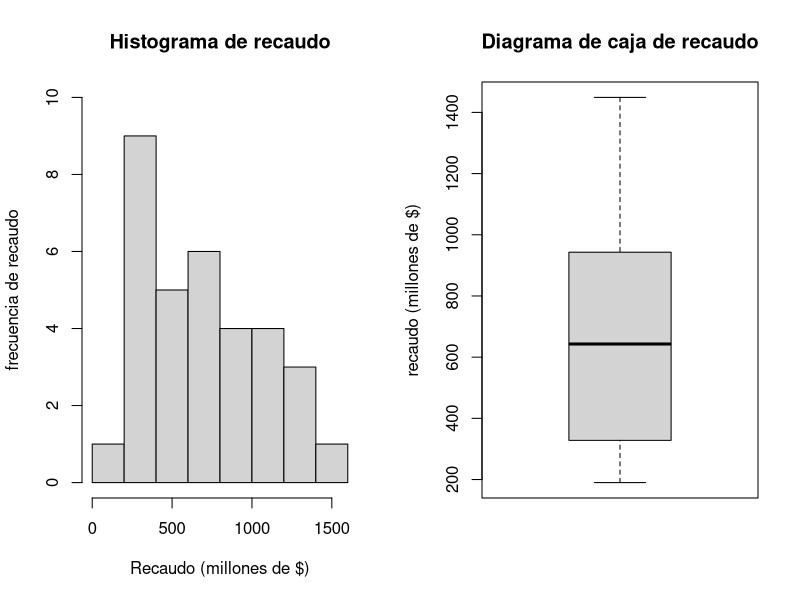
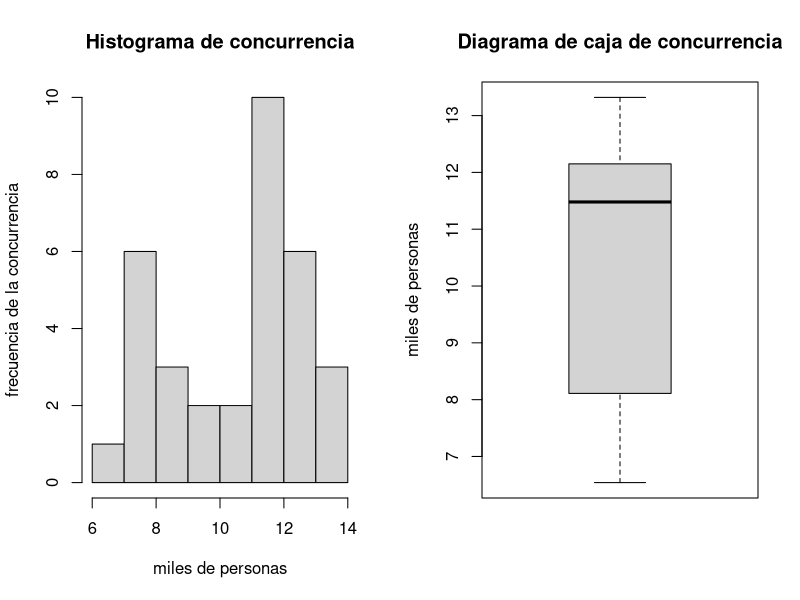
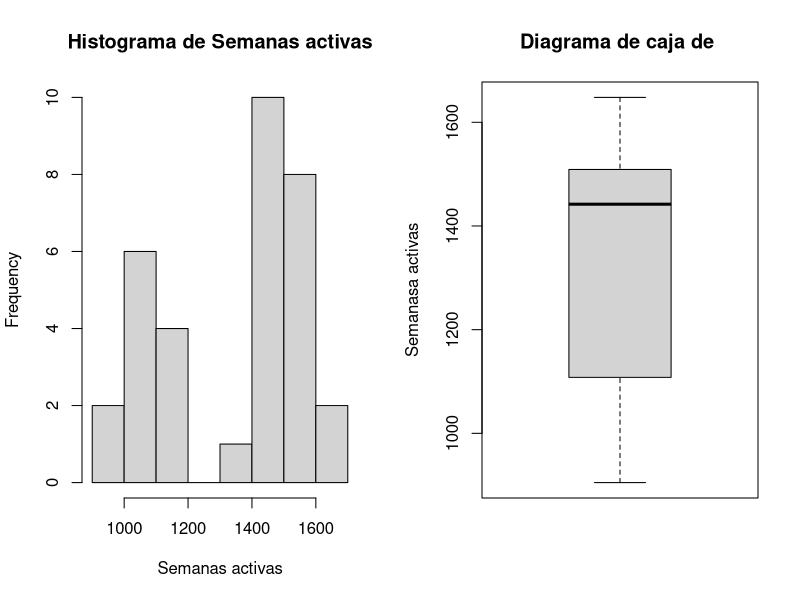
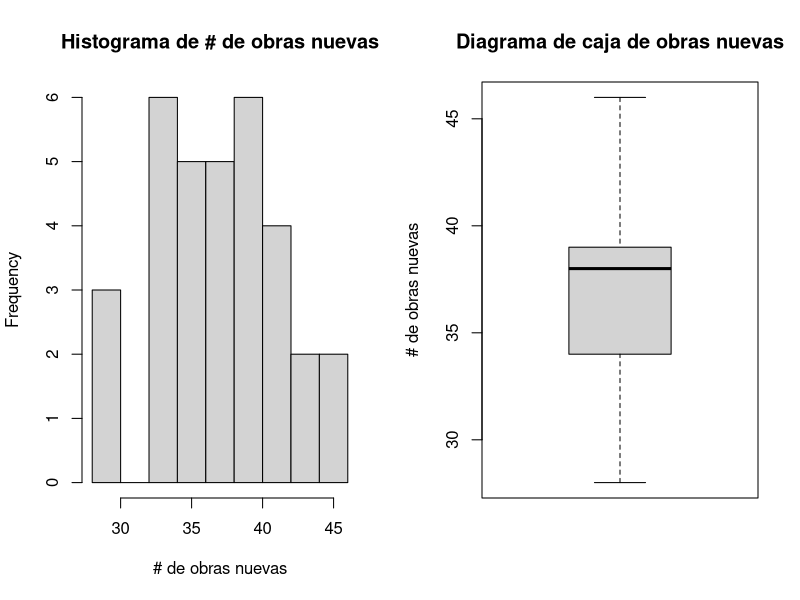
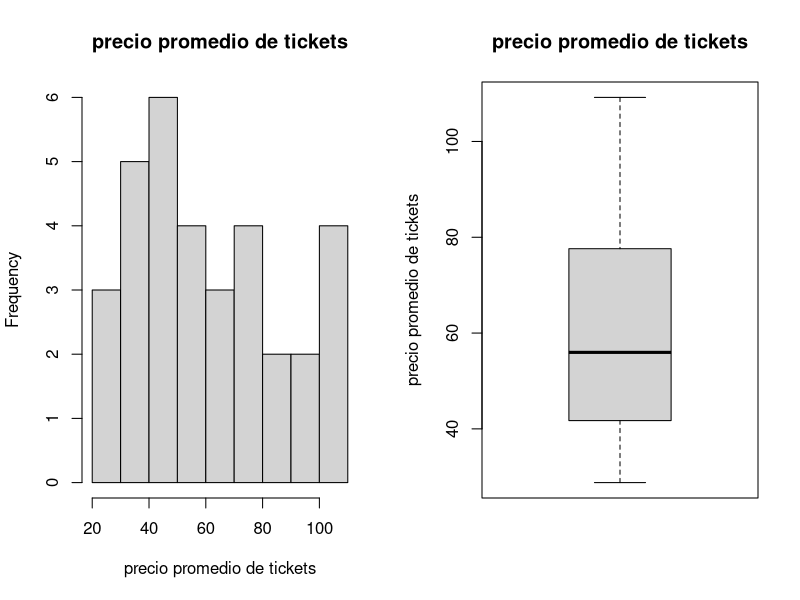
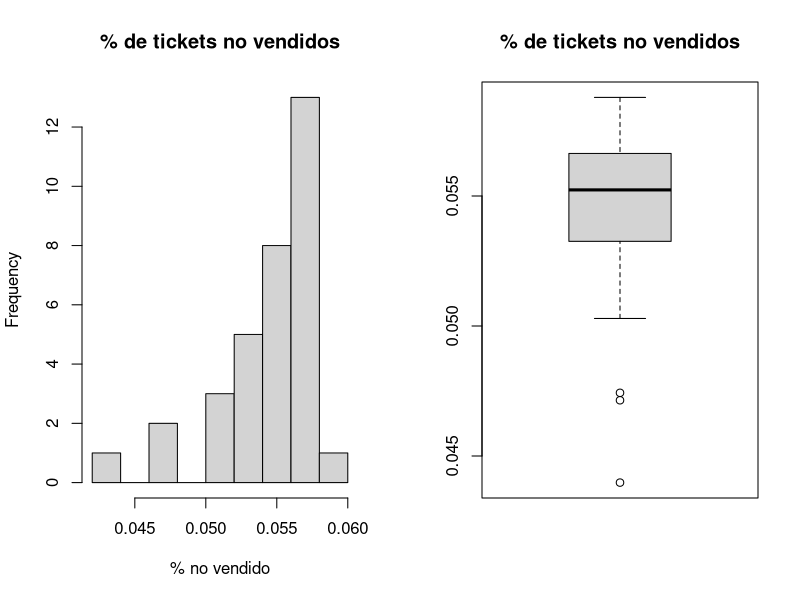
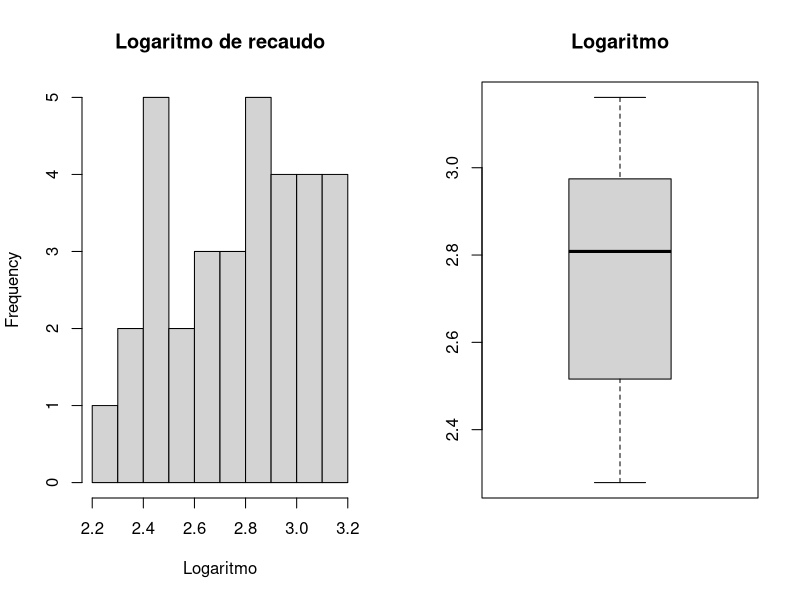
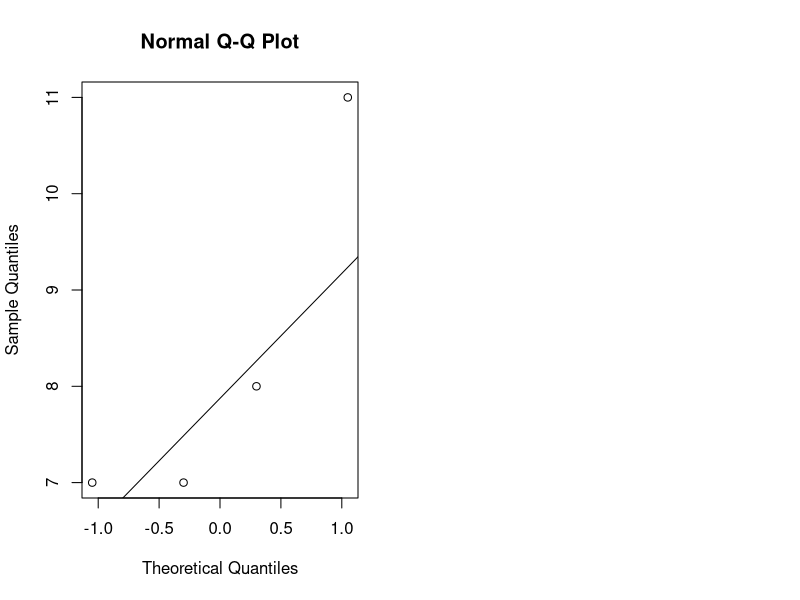

The R source for these figures, in order:
## ---- chunk 1
knitr::opts_chunk$set(echo = TRUE)
## ---- chunk 2
project_data <- read.delim("broadway-shows.txt")
str(project_data)
## ---- chunk 3
var(project_data$Gross..M.)
sd(project_data$Gross..M.)
## ---- chunk 4
summary(project_data$Gross..M.)
## ---- chunk 5
par(mfrow= c(1,2))
recaudo_hist <- hist(project_data$Gross..M.,main="Histograma de recaudo",xlab="Recaudo (millones de $)",ylab="frecuencia de recaudo",ylim = c(0,10),breaks=6)
recaudo_bp <- boxplot(project_data$Gross..M.,main="Diagrama de caja de recaudo",ylab="recaudo (millones de $)")
## ---- chunk 6
 var(project_data$Attendance)
 sd(project_data$Attendance)
## ---- chunk 7
summary(project_data$Attendance)
## ---- chunk 8
par(mfrow= c(1,2))
recaudo_hist <- hist(project_data$Attendance,main="Histograma de concurrencia",xlab="miles de personas",ylab="frecuencia de la concurrencia")
recaudo_bp <- boxplot(project_data$Attendance,main="Diagrama de caja de concurrencia",ylab="miles de personas")
## ---- chunk 9
var(project_data$Playing.weeks)
sd(project_data$Playing.weeks)
## ---- chunk 10
summary(project_data$Playing.weeks) 
## ---- chunk 11
par(mfrow= c(1,2))
recaudo_hist <- hist(project_data$Playing.weeks,main="Histograma de Semanas activas",xlab="Semanas activas")
recaudo_bp <- boxplot(project_data$Playing.weeks,main="Diagrama de caja de ",ylab="Semanasa activas")
## ---- chunk 12
var(project_data$New.Productions)
sd(project_data$New.Productions)
## ---- chunk 13
summary(project_data$New.Productions)
## ---- chunk 14
par(mfrow= c(1,2))
recaudo_hist <- hist(project_data$New.Productions,main="Histograma de # de obras nuevas",xlab="# de obras nuevas")
recaudo_bp <- boxplot(project_data$New.Productions,main="Diagrama de caja de obras nuevas",ylab="# de obras nuevas")
## ---- chunk 15
var(project_data$Mean.ticket)
sd(project_data$Mean.ticket)
## ---- chunk 16
summary(project_data$Mean.ticket)
## ---- chunk 17
par(mfrow= c(1,2))
recaudo_hist <- hist(project_data$Mean.ticket,main="precio promedio de tickets",xlab="precio promedio de tickets")
recaudo_bp <- boxplot(project_data$Mean.ticket,main="precio promedio de tickets",ylab="precio promedio de tickets")
## ---- chunk 18
var(project_data$Pct.sold)
sd(project_data$Pct.sold)
## ---- chunk 19
summary(project_data$Pct.sold)
## ---- chunk 20
par(mfrow= c(1,2))
recaudo_hist <- hist(project_data$Pct.sold,main="% de tickets no vendidos",xlab="% no vendido")
recaudo_bp <- boxplot(project_data$Pct.sold,main="% de tickets no vendidos")
## ---- chunk 21
var(project_data$LogGross)
sd(project_data$LogGross)
## ---- chunk 22
summary(project_data$LogGross)
## ---- chunk 23
par(mfrow= c(1,2))
recaudo_hist <- hist(project_data$LogGross,main="Logaritmo de recaudo",xlab="Logaritmo")
recaudo_bp <- boxplot(project_data$LogGross,main="Logaritmo")
## ---- chunk 24
t.test(project_data$Gross..M., conf.level = 0.97)$conf.int
## ---- chunk 25
t.test(project_data$Attendance, conf.level = 0.97)$conf.int
## ---- chunk 26
t.test(project_data$Playing.weeks, conf.level = 0.97)$conf.int
## ---- chunk 27
t.test(project_data$New.Productions, conf.level = 0.97)$conf.int
## ---- chunk 28
t.test(project_data$Mean.ticket, conf.level = 0.97)$conf.int
## ---- chunk 29
t.test(project_data$Pct.sold, conf.level = 0.97)$conf.int
## ---- chunk 30
t.test(project_data$LogGross, conf.level = 0.97)$conf.int
## ---- chunk 31
act_mean <- mean(project_data$New.Productions)
act_sd   <- sd(project_data$New.Productions)

act_mean
act_sd
## ---- chunk 32
test_estimator <- (act_mean - 40)/act_sd
test_estimator
## ---- chunk 33
alpha <- qnorm(0.05)

alpha
## ---- chunk 34
p_val <- t.test(project_data$New.Productions,mu=40,alternative="less")
p_val
## ---- chunk 35
gross_hist <- hist(project_data$Gross..M.,plot=F,breaks=seq(0,1500,300))
gross_hist
## ---- chunk 36
gross_freqs <- c(8,7,7,11)
gross_mids  <- c(150,450,750,1200)
n <- sum( gross_freqs )

## ---- chunk 37
qqnorm(gross_freqs)
qqline(gross_freqs)
## ---- chunk 38
gross_grouped_mean <- sum(gross_freqs * gross_mids)/n

rep_mean <- rep(gross_grouped_mean,4)
gross_grouped_var   <- (sum(gross_freqs - rep_mean)^2)/(n-1)

gross_grouped_sd    <- sqrt(gross_grouped_var)

gross_grouped_mean
gross_grouped_sd
## ---- chunk 39
p1 <- pnorm(c(0,300,600,900),gross_grouped_mean,gross_grouped_sd)
p2 <- pnorm(c(300,600,900,1500),gross_grouped_mean,gross_grouped_sd)
class_probs <- p2-p1
class_probs
## ---- chunk 40
est_chisq <- sum( (gross_freqs - n*class_probs)^2/(n*class_probs) )
chisq_alpha <- qchisq(0.95,1,lower.tail=F)

est_chisq
chisq_alpha
